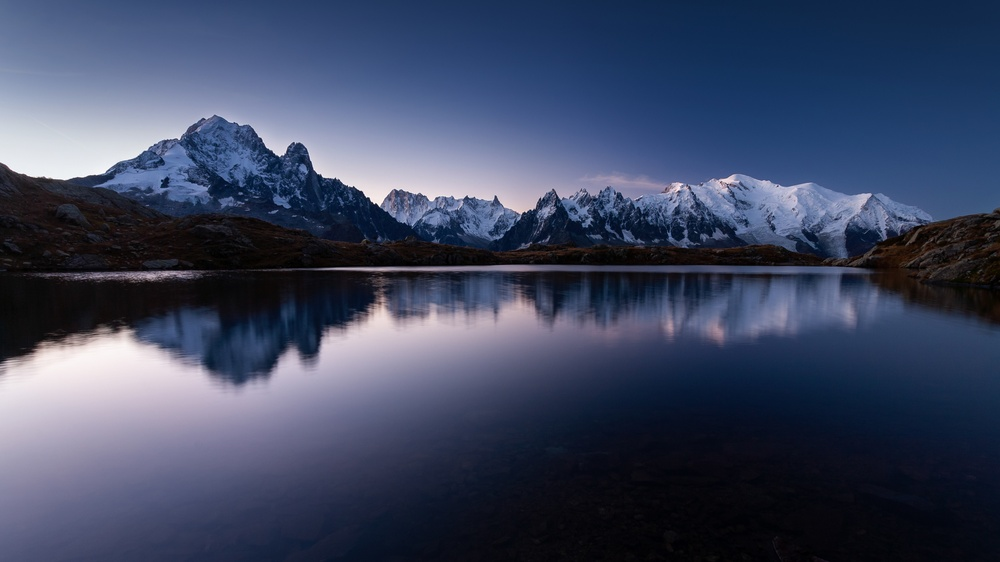
#> input picture pixel_manipulation/image1.jpg, 1000 x 562 px, shrunk from 4000 x 2250 before the run
$ python program.py
#> lines starting #> are read from the running program, lines starting #| are printed output that depends on the picture
from PIL import Image,ImageEnhance
import easygui
import random

def shuffle_pixels(img, key):
    width,height=img.size
    pixels=list(img.getdata())

    random.seed(key)
    shuffled_positions=list(range(len(pixels)))
    random.shuffle(shuffled_positions)

    shuffled_img=Image.new('RGB',(width,height))
    for i,j in enumerate(shuffled_positions):
        shuffled_img.putpixel((j%width,j//width),pixels[i])

    return shuffled_img

def unshuffle_pixels(img,key):
    width,height=img.size
    pixels=list(img.getdata())

    random.seed(key)
    shuffled_positions=list(range(len(pixels)))
    random.shuffle(shuffled_positions)

    unshuffled_img=Image.new('RGB',(width,height))
    for i,j in enumerate(shuffled_positions):
        unshuffled_img.putpixel((i%width,i//width),pixels[j])

    return unshuffled_img

def adjust_saturation(image, factor):

    enhancer = ImageEnhance.Color(image)
    adjusted_image = enhancer.enhance(factor)
    return adjusted_image

print("Upload your Image.....")
file_path=easygui.fileopenbox()
#> the answer given: image1.jpg
if file_path:
    try:

        img=Image.open(file_path)
#> img is the input picture: PIL image 1000x562 RGB; mean R, G, B 61.6, 70.9, 96.6
        print(img.size)
#| (1000, 562)
        if img.mode!='RGB':
            img=img.convert('RGB')
        print("Uploading Completed...")
        print("\n1. ENCRYPT THE IMAGE\n2. DECRYPT THE IMAGE\n")
        try:
            option=int(input("Choose from above: "))
#> the answer given: 1
            if option==1:
                key=int(input("Enter the encryption key: "))
#> the answer given: 3
                shuffled_img=shuffle_pixels(img, key)
#> in shuffle_pixels, `pixels=list(img.getdata())`: pixels = 562000 items
#> in shuffle_pixels, `shuffled_img=Image.new('RGB',(width,height))`: shuffled_img: PIL image 1000x562 RGB; every value is 0
#> the loop in shuffle_pixels, `for i,j in enumerate(shuffled_positions):` made 562000 passes
#> j on passes 1 to 3: 117471, 105904, 440281
#> after the loop in shuffle_pixels, `for i,j in enumerate(shuffled_positions):`:
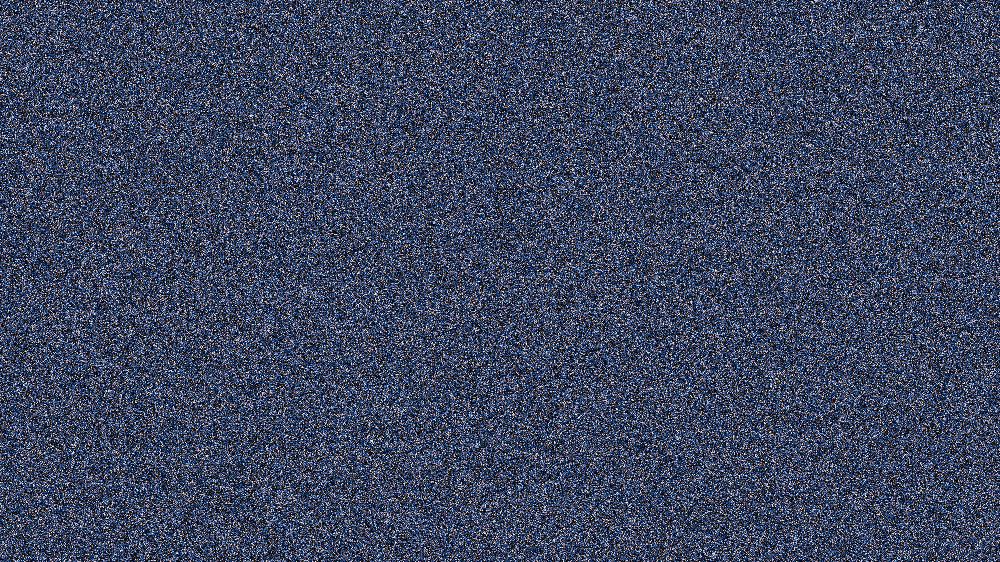
#> shuffled_img: PIL image 1000x562 RGB; mean R, G, B 61.6, 70.9, 96.6
                shuffled_img.show()
                shuffled_img.save("encrypted_image.jpg")
                print("Image encrypted and saved as 'encrypted_image.jpg'.")
            elif option == 2:
                key=int(input("Enter the decryption key: "))
                unshuffled_img=unshuffle_pixels(img, key)
                unshuffled_img.show()
                unshuffled_img.save("decrypted_image.jpg")
                print("Image decrypted and saved as 'decrypted_image.jpg'.")
            else:
                print("Invalid option. Exiting.")
        except ValueError:
            print("Invalid input. Please enter a valid integer for the option and key.")
    except Exception as e:
        print(f"An error occurred: {e}")
else:
    print("No file selected.")
